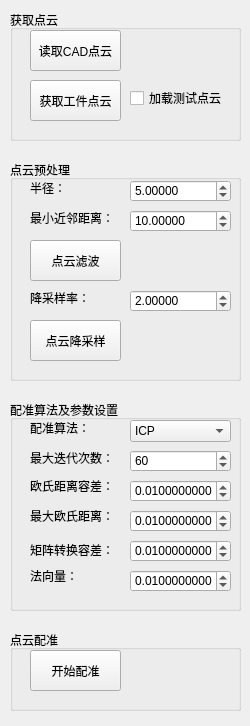
<?xml version="1.0" encoding="UTF-8"?>
<ui version="4.0">
 <class>locateWidgetClass</class>
 <widget class="QWidget" name="locateWidgetClass">
  <property name="geometry">
   <rect>
    <x>0</x>
    <y>0</y>
    <width>250</width>
    <height>726</height>
   </rect>
  </property>
  <property name="windowTitle">
   <string>locateWidget</string>
  </property>
  <widget class="QGroupBox" name="groupBoxRegisPara">
   <property name="geometry">
    <rect>
     <x>10</x>
     <y>400</y>
     <width>231</width>
     <height>211</height>
    </rect>
   </property>
   <property name="title">
    <string>配准算法及参数设置</string>
   </property>
   <widget class="QLabel" name="labelRegisMethod">
    <property name="geometry">
     <rect>
      <x>20</x>
      <y>20</y>
      <width>81</width>
      <height>16</height>
     </rect>
    </property>
    <property name="text">
     <string>配准算法：</string>
    </property>
   </widget>
   <widget class="QLabel" name="labelMaximumIterations">
    <property name="geometry">
     <rect>
      <x>20</x>
      <y>50</y>
      <width>81</width>
      <height>16</height>
     </rect>
    </property>
    <property name="text">
     <string>最大迭代次数：</string>
    </property>
   </widget>
   <widget class="QLabel" name="labelEuclideanEpsilon">
    <property name="geometry">
     <rect>
      <x>20</x>
      <y>80</y>
      <width>81</width>
      <height>12</height>
     </rect>
    </property>
    <property name="text">
     <string>欧氏距离容差：</string>
    </property>
   </widget>
   <widget class="QLabel" name="labelMaxCorrespondenceDistance">
    <property name="geometry">
     <rect>
      <x>20</x>
      <y>110</y>
      <width>81</width>
      <height>12</height>
     </rect>
    </property>
    <property name="text">
     <string>最大欧氏距离：</string>
    </property>
   </widget>
   <widget class="QLabel" name="labelTransformationEpsilon">
    <property name="geometry">
     <rect>
      <x>20</x>
      <y>140</y>
      <width>81</width>
      <height>20</height>
     </rect>
    </property>
    <property name="text">
     <string>矩阵转换容差：</string>
    </property>
   </widget>
   <widget class="QLabel" name="labelNormal">
    <property name="geometry">
     <rect>
      <x>20</x>
      <y>170</y>
      <width>81</width>
      <height>12</height>
     </rect>
    </property>
    <property name="text">
     <string>法向量：</string>
    </property>
   </widget>
   <widget class="QComboBox" name="comboBoxRegisMethod">
    <property name="geometry">
     <rect>
      <x>120</x>
      <y>20</y>
      <width>101</width>
      <height>22</height>
     </rect>
    </property>
    <item>
     <property name="text">
      <string>ICP</string>
     </property>
    </item>
    <item>
     <property name="text">
      <string>NICP</string>
     </property>
    </item>
   </widget>
   <widget class="QDoubleSpinBox" name="numMaximumIterations">
    <property name="geometry">
     <rect>
      <x>120</x>
      <y>50</y>
      <width>101</width>
      <height>22</height>
     </rect>
    </property>
    <property name="decimals">
     <number>0</number>
    </property>
    <property name="maximum">
     <double>1000.000000000000000</double>
    </property>
    <property name="value">
     <double>60.000000000000000</double>
    </property>
   </widget>
   <widget class="QDoubleSpinBox" name="numEuclideanEpsilon">
    <property name="geometry">
     <rect>
      <x>120</x>
      <y>80</y>
      <width>101</width>
      <height>22</height>
     </rect>
    </property>
    <property name="decimals">
     <number>10</number>
    </property>
    <property name="maximum">
     <double>10.000000000000000</double>
    </property>
    <property name="singleStep">
     <double>0.001000000000000</double>
    </property>
    <property name="value">
     <double>0.010000000000000</double>
    </property>
   </widget>
   <widget class="QDoubleSpinBox" name="numMaxCorrespondenceDistance">
    <property name="geometry">
     <rect>
      <x>120</x>
      <y>110</y>
      <width>101</width>
      <height>22</height>
     </rect>
    </property>
    <property name="decimals">
     <number>10</number>
    </property>
    <property name="maximum">
     <double>10.000000000000000</double>
    </property>
    <property name="singleStep">
     <double>0.001000000000000</double>
    </property>
    <property name="value">
     <double>0.010000000000000</double>
    </property>
   </widget>
   <widget class="QDoubleSpinBox" name="numTransformationEpsilon">
    <property name="geometry">
     <rect>
      <x>120</x>
      <y>140</y>
      <width>101</width>
      <height>22</height>
     </rect>
    </property>
    <property name="decimals">
     <number>10</number>
    </property>
    <property name="maximum">
     <double>10.000000000000000</double>
    </property>
    <property name="singleStep">
     <double>0.001000000000000</double>
    </property>
    <property name="value">
     <double>0.010000000000000</double>
    </property>
   </widget>
   <widget class="QDoubleSpinBox" name="numNormal">
    <property name="geometry">
     <rect>
      <x>120</x>
      <y>170</y>
      <width>101</width>
      <height>22</height>
     </rect>
    </property>
    <property name="decimals">
     <number>10</number>
    </property>
    <property name="maximum">
     <double>10.000000000000000</double>
    </property>
    <property name="singleStep">
     <double>0.001000000000000</double>
    </property>
    <property name="value">
     <double>0.010000000000000</double>
    </property>
   </widget>
  </widget>
  <widget class="QGroupBox" name="groupBoxInit">
   <property name="geometry">
    <rect>
     <x>10</x>
     <y>10</y>
     <width>231</width>
     <height>131</height>
    </rect>
   </property>
   <property name="title">
    <string>获取点云</string>
   </property>
   <widget class="QPushButton" name="btnOpenCADPointCloud">
    <property name="geometry">
     <rect>
      <x>20</x>
      <y>20</y>
      <width>91</width>
      <height>41</height>
     </rect>
    </property>
    <property name="text">
     <string>读取CAD点云</string>
    </property>
   </widget>
   <widget class="QPushButton" name="btnCapturePointCloud">
    <property name="geometry">
     <rect>
      <x>20</x>
      <y>70</y>
      <width>91</width>
      <height>41</height>
     </rect>
    </property>
    <property name="text">
     <string>获取工件点云</string>
    </property>
   </widget>
   <widget class="QCheckBox" name="checkBoxTestPointCloud">
    <property name="geometry">
     <rect>
      <x>120</x>
      <y>80</y>
      <width>101</width>
      <height>16</height>
     </rect>
    </property>
    <property name="text">
     <string>加载测试点云</string>
    </property>
   </widget>
  </widget>
  <widget class="QGroupBox" name="groupBoxRegisControl">
   <property name="geometry">
    <rect>
     <x>10</x>
     <y>630</y>
     <width>231</width>
     <height>81</height>
    </rect>
   </property>
   <property name="title">
    <string>点云配准</string>
   </property>
   <widget class="QPushButton" name="btnStartRegis">
    <property name="geometry">
     <rect>
      <x>20</x>
      <y>20</y>
      <width>91</width>
      <height>41</height>
     </rect>
    </property>
    <property name="text">
     <string>开始配准</string>
    </property>
   </widget>
  </widget>
  <widget class="QGroupBox" name="groupBoxPointCloudPreProcess">
   <property name="geometry">
    <rect>
     <x>10</x>
     <y>160</y>
     <width>231</width>
     <height>221</height>
    </rect>
   </property>
   <property name="title">
    <string>点云预处理</string>
   </property>
   <widget class="QPushButton" name="btnDownsample">
    <property name="geometry">
     <rect>
      <x>20</x>
      <y>160</y>
      <width>91</width>
      <height>41</height>
     </rect>
    </property>
    <property name="text">
     <string>点云降采样</string>
    </property>
   </widget>
   <widget class="QPushButton" name="btnFilter">
    <property name="geometry">
     <rect>
      <x>20</x>
      <y>80</y>
      <width>91</width>
      <height>41</height>
     </rect>
    </property>
    <property name="text">
     <string>点云滤波</string>
    </property>
   </widget>
   <widget class="QDoubleSpinBox" name="numRadius">
    <property name="geometry">
     <rect>
      <x>120</x>
      <y>20</y>
      <width>101</width>
      <height>22</height>
     </rect>
    </property>
    <property name="decimals">
     <number>5</number>
    </property>
    <property name="maximum">
     <double>100.000000000000000</double>
    </property>
    <property name="singleStep">
     <double>0.001000000000000</double>
    </property>
    <property name="value">
     <double>5.000000000000000</double>
    </property>
   </widget>
   <widget class="QLabel" name="labelRadius">
    <property name="geometry">
     <rect>
      <x>20</x>
      <y>20</y>
      <width>81</width>
      <height>16</height>
     </rect>
    </property>
    <property name="text">
     <string>半径：</string>
    </property>
   </widget>
   <widget class="QLabel" name="labelMinNeighborsInRadius">
    <property name="geometry">
     <rect>
      <x>20</x>
      <y>50</y>
      <width>81</width>
      <height>16</height>
     </rect>
    </property>
    <property name="text">
     <string>最小近邻距离：</string>
    </property>
   </widget>
   <widget class="QDoubleSpinBox" name="numMinNeighborsInRadius">
    <property name="geometry">
     <rect>
      <x>120</x>
      <y>50</y>
      <width>101</width>
      <height>22</height>
     </rect>
    </property>
    <property name="decimals">
     <number>5</number>
    </property>
    <property name="maximum">
     <double>100.000000000000000</double>
    </property>
    <property name="singleStep">
     <double>0.001000000000000</double>
    </property>
    <property name="value">
     <double>10.000000000000000</double>
    </property>
   </widget>
   <widget class="QDoubleSpinBox" name="numDownsample">
    <property name="geometry">
     <rect>
      <x>120</x>
      <y>130</y>
      <width>101</width>
      <height>22</height>
     </rect>
    </property>
    <property name="decimals">
     <number>5</number>
    </property>
    <property name="maximum">
     <double>100.000000000000000</double>
    </property>
    <property name="singleStep">
     <double>0.001000000000000</double>
    </property>
    <property name="value">
     <double>2.000000000000000</double>
    </property>
   </widget>
   <widget class="QLabel" name="labelDownsample">
    <property name="geometry">
     <rect>
      <x>20</x>
      <y>130</y>
      <width>81</width>
      <height>16</height>
     </rect>
    </property>
    <property name="text">
     <string>降采样率：</string>
    </property>
   </widget>
  </widget>
 </widget>
 <layoutdefault spacing="6" margin="11"/>
 <resources/>
 <connections/>
</ui>
